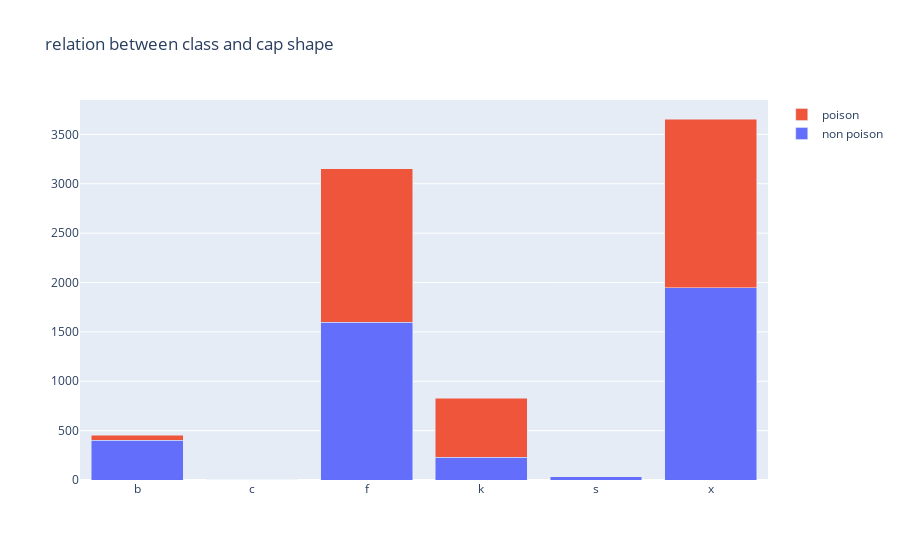

Notebook cell for this chart:
### Code cell
# data exploration
# question 1 : realation between class and cap shape
fig = go.Figure(data=[
    go.Bar(name='non poison',
           x=list(pd.crosstab(df['class'],df['cap-shape']).columns), 
           y=list(pd.crosstab(df['class'],df['cap-shape']).iloc[0])),
    go.Bar(name='poison',
           x=list(pd.crosstab(df['class'],df['cap-shape']).columns),
           y=list(pd.crosstab(df['class'],df['cap-shape']).iloc[1]))])
fig.update_layout(barmode='stack',title_text='relation between class and cap shape')
fig.show()

### Figure 1 — Plotly figure (JSON) as saved in the notebook; plotly's stock layout.template omitted (floating-point values rounded to 4 significant figures)
{"data": [{"name": "non poison", "type": "bar", "x": ["b", "c", "f", "k", "s", "x"], "y": [404, 0, 1596, 228, 32, 1948]}, {"name": "poison", "type": "bar", "x": ["b", "c", "f", "k", "s", "x"], "y": [48, 4, 1556, 600, 0, 1708]}], "layout": {"barmode": "stack", "title": {"text": "relation between class and cap shape"}}}
